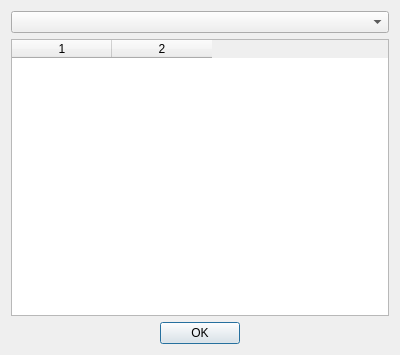
<?xml version="1.0" encoding="UTF-8"?>
<ui version="4.0">
 <class>RecordsDlg</class>
 <widget class="QDialog" name="RecordsDlg">
  <property name="geometry">
   <rect>
    <x>0</x>
    <y>0</y>
    <width>400</width>
    <height>355</height>
   </rect>
  </property>
  <property name="windowTitle">
   <string>Records table</string>
  </property>
  <property name="windowIcon">
   <iconset resource="resources.qrc">
    <normaloff>:/icon.png</normaloff>:/icon.png</iconset>
  </property>
  <property name="modal">
   <bool>true</bool>
  </property>
  <layout class="QVBoxLayout" name="verticalLayout">
   <item>
    <widget class="QComboBox" name="comboBox"/>
   </item>
   <item>
    <widget class="QTableWidget" name="tableWidget">
     <property name="editTriggers">
      <set>QAbstractItemView::NoEditTriggers</set>
     </property>
     <property name="showDropIndicator" stdset="0">
      <bool>false</bool>
     </property>
     <property name="dragDropOverwriteMode">
      <bool>false</bool>
     </property>
     <property name="selectionMode">
      <enum>QAbstractItemView::NoSelection</enum>
     </property>
     <property name="columnCount">
      <number>2</number>
     </property>
     <column/>
     <column/>
    </widget>
   </item>
   <item>
    <layout class="QHBoxLayout" name="horizontalLayout">
     <item>
      <spacer name="horizontalSpacer">
       <property name="orientation">
        <enum>Qt::Horizontal</enum>
       </property>
       <property name="sizeHint" stdset="0">
        <size>
         <width>40</width>
         <height>20</height>
        </size>
       </property>
      </spacer>
     </item>
     <item>
      <widget class="QPushButton" name="okBtn">
       <property name="minimumSize">
        <size>
         <width>80</width>
         <height>0</height>
        </size>
       </property>
       <property name="text">
        <string notr="true">OK</string>
       </property>
      </widget>
     </item>
     <item>
      <spacer name="horizontalSpacer_2">
       <property name="orientation">
        <enum>Qt::Horizontal</enum>
       </property>
       <property name="sizeHint" stdset="0">
        <size>
         <width>40</width>
         <height>20</height>
        </size>
       </property>
      </spacer>
     </item>
    </layout>
   </item>
  </layout>
 </widget>
 <resources>
  <include location="resources.qrc"/>
 </resources>
 <connections/>
</ui>
